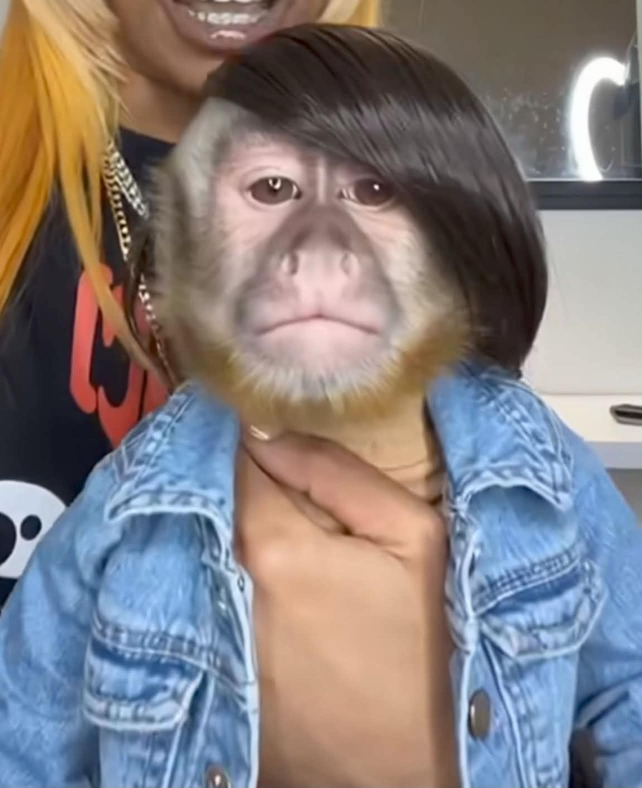
#> input picture week01/monkey.jpg, 1284 x 1575 px (shown at 1/2 size)
$ jupyter execute --allow-errors buoi01_nguyenhoangnam.ipynb
#> lines starting #> are read from the running program, lines starting #| are printed output that depends on the picture; long printed decimals are rounded
[cell 1]
import numpy as np
from PIL import Image
import matplotlib.pyplot as plt

M1 = np.array(Image.open("monkey.jpg").convert("L"), dtype=float)
print(M1.shape)
#| (1575, 1284)

size_format = M1.shape[::-1] # resize nhận vào theo thứ tự (rộng, dài)
#> size_format = (1284, 1575)

M2 = np.array(Image.open("duck.jpg").convert("L").resize(size_format), dtype=float)
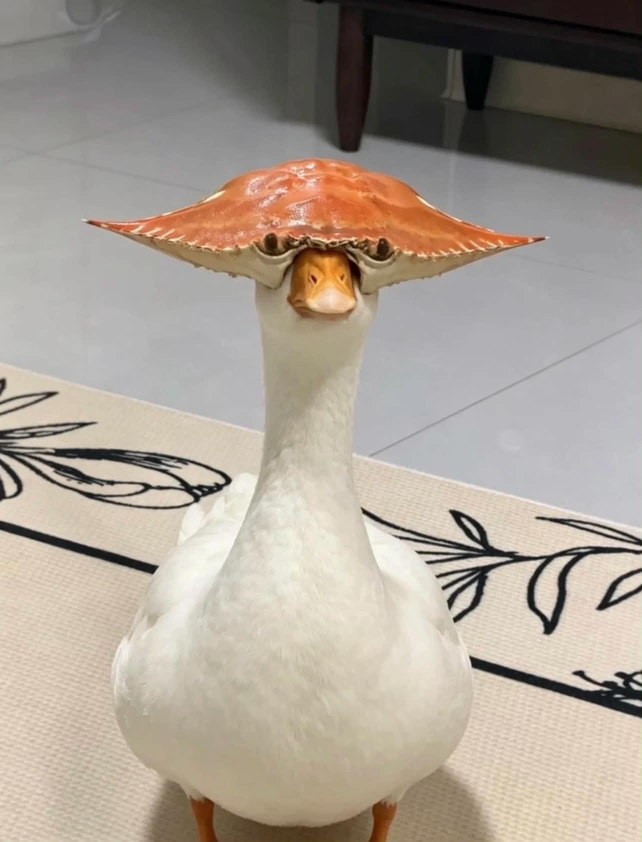
#> input picture week01/duck.jpg, 1284 x 1684 px (shown at 1/2 size)
print(M2.shape)
#| (1575, 1284)

M3 = np.array(Image.open("cat.jpg").convert("L").resize(size_format), dtype=float)
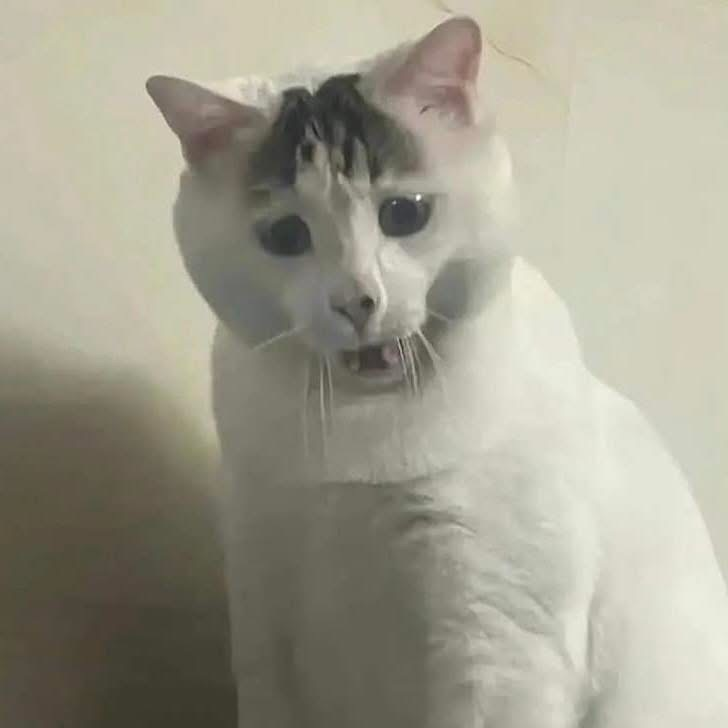
#> input picture week01/cat.jpg, 728 x 728 px
print(M3.shape)
#| (1575, 1284)

M4 = np.array(Image.open("wowcat.jpg").convert("L").resize(size_format), dtype=float)
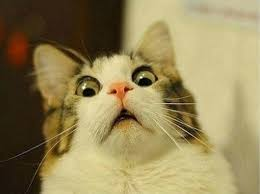
#> input picture week01/wowcat.jpg, 260 x 194 px
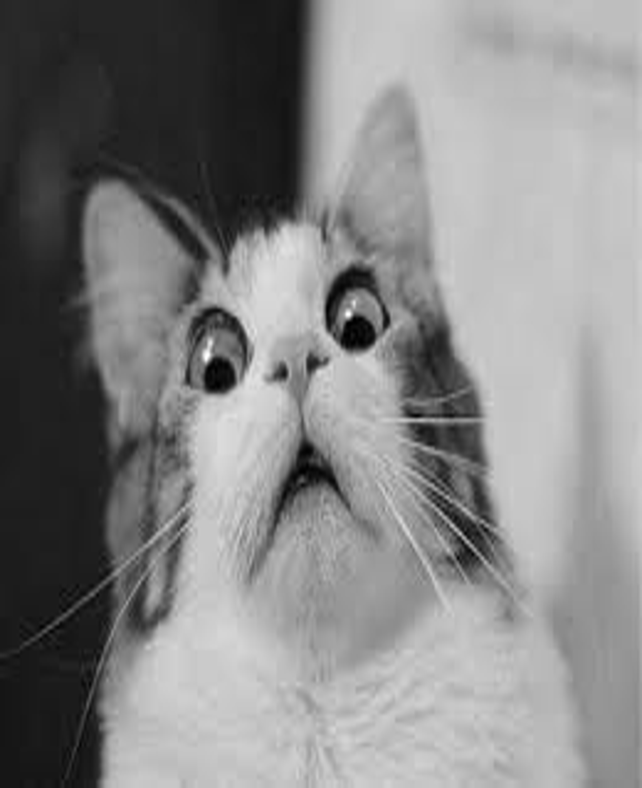
#> M4: shape (1575, 1284) float64 (shown at 1/2 size); min 0, max 255, mean 132.9
print(M4.shape)
#| (1575, 1284)

M5 = np.array(Image.open("facemaskdog.jpg").convert("L").resize(size_format), dtype=float)
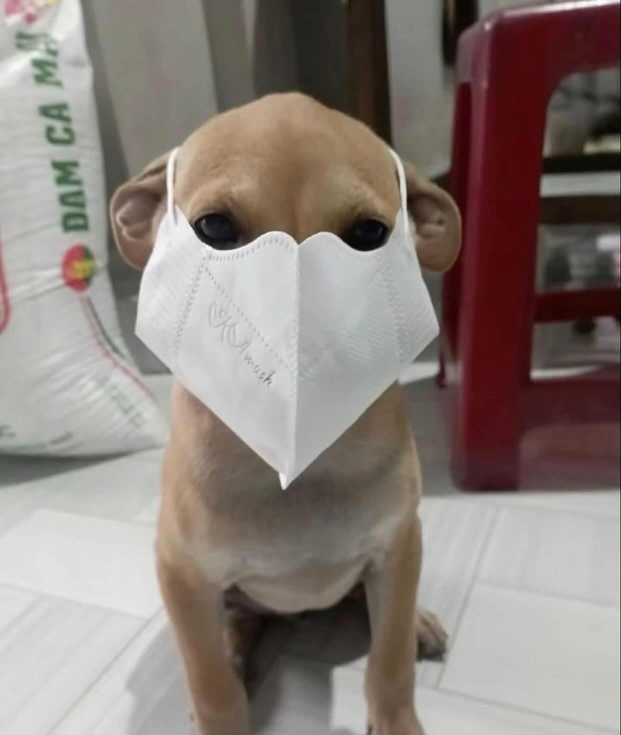
#> input picture week01/facemaskdog.jpg, 1242 x 1469 px (shown at 1/2 size)
print(M5.shape)
#| (1575, 1284)

M6 = np.array(Image.open("blackcat.jpg").convert("L").resize(size_format), dtype=float)
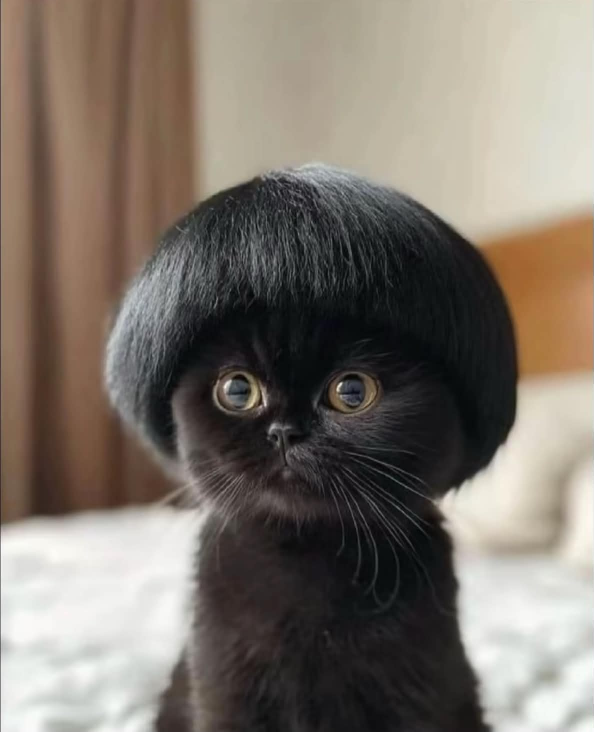
#> input picture week01/blackcat.jpg, 1187 x 1463 px (shown at 1/2 size)
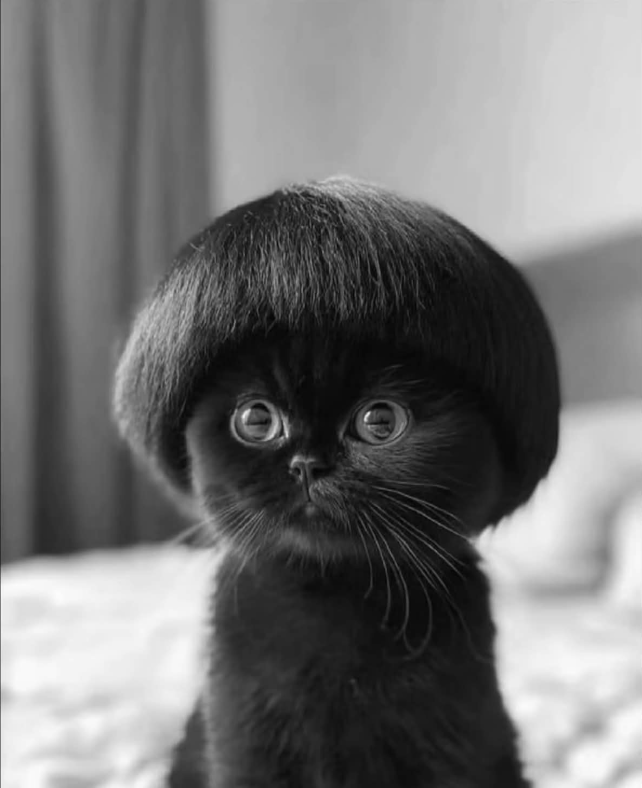
#> M6: shape (1575, 1284) float64 (shown at 1/2 size); min 0, max 252, mean 117.7
print(M6.shape)
#| (1575, 1284)

#> (the rest of this cell did not finish here and is left out)

# BÀI 1

[cell 2]
# 1/ Biến dữ liệu thành ma trận
H, W = M1.shape
#> H = 1575; W = 1284

X1 = M1.reshape(1, H * W)
X2 = M2.reshape(1, H * W)
X3 = M3.reshape(1, H * W)
X4 = M4.reshape(1, H * W)
X5 = M5.reshape(1, H * W)
X6 = M6.reshape(1, H * W)
#> (the rest of this cell did not finish here and is left out)

X.shape trả về một tuple có phần tử đầu chỉ số hàng hay số lượng bức ảnh, phần tử còn lại chỉ số cột hay tổng số pixels sau khi duỗi ảnh.

#> (a cell that did not finish here is left out)

[cell 4]
# 3/ Cosine similarity
def cosine_similarity(X, Y=None):
    if Y is None:
        Y = X
    Xn = X / np.linalg.norm(X, axis = 1, keepdims=True)
    Yn = Y / np.linalg.norm(Y, axis=1, keepdims=True)

    return Xn @ Yn.T

#> (a cell that did not finish here is left out)

5/ Nhận xét

Ảnh giống ảnh query dog.jpg nhất là ảnh duck.jpg vì có giá trị tương đồng cosine gần 1 nhất, còn khác ảnh query nhất là ảnh wowcat.jpg do có giá trị cosine xa 1 nhất. Em nhìn bằng mắt thường thấy cũng đúng đúng=)))

# BÀI 2

[cell 6]
square = np.array([[0, 2, 2, 0, 0],
                  [0, 0, 2, 2, 0]])
#> square = [[0, 2, 2, 0, 0], [0, 0, 2, 2, 0]]
# 1/ Biến đổi tuyến tính
sx, sy = 1.36, 0.67
S = np.array([[sx, 0],
              [0, sy]])

degrees = -36
theta = np.radians(degrees)
R = np.array([[np.cos(theta), -np.sin(theta)],
              [np.sin(theta), np.cos(theta)]])

scaled_square = S @ square
#> scaled_square = [[0, 2.72, 2.72, 0, 0], [0, 0, 1.34, 1.34, 0]]
rotated_square = R @ square
#> rotated_square = [[0, 1.62, 2.79, 1.18, 0], [0, -1.18, 0.442, 1.62, 0]]

plt.figure(figsize=(12, 4)) # dai, rong

plt.subplot(1, 3, 1)
plt.plot(square[0, :], square[1, :], '-o', color='green')
plt.title('Hình ban đầu')
plt.grid(True)
plt.xlim(-3, 5)
plt.ylim(-3, 5)

plt.subplot(1, 3, 2)
plt.plot(scaled_square[0, :], scaled_square[1, :], '-o', color='blue')
plt.title(f'Sau khi scaling theo tỉ lệ {sx}:{sy}')
plt.grid(True)
plt.xlim(-3, 5)
plt.ylim(-3, 5)

plt.subplot(1, 3, 3)
plt.plot(rotated_square[0, :], rotated_square[1, :], '-o', color='red')
plt.title(f'Sau khi rotating góc {degrees} độ')
plt.grid(True)
plt.xlim(-3, 5)
plt.ylim(-3, 5)

plt.tight_layout()
plt.show()

[cell 7]
# 2/ Nén ảnh bằng SVD
U, S, Vt = np.linalg.svd(M5, full_matrices=False)
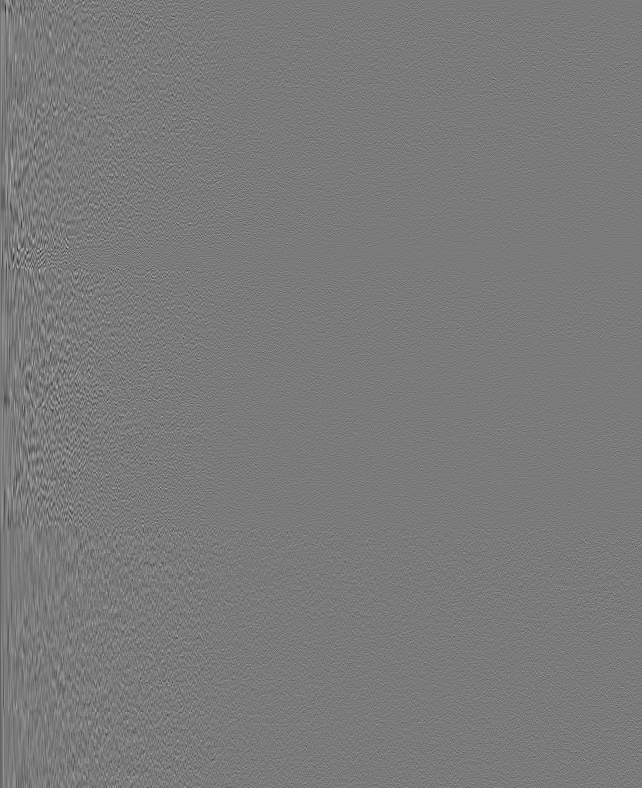
#> U: shape (1575, 1284) float64 (shown at 1/2 size); min -0.164, max 0.177, mean -1.53e-05; drawn with min black and max white
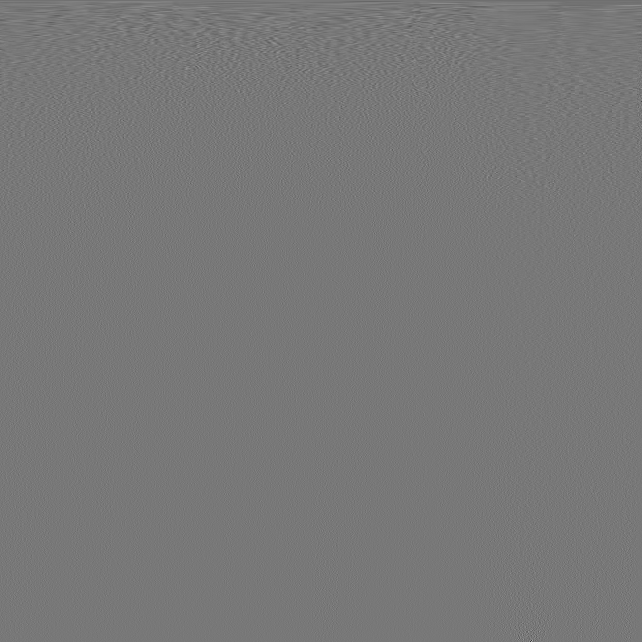
#> Vt: shape (1284, 1284) float64 (shown at 1/2 size); min -0.389, max 0.435, mean -2.58e-05; drawn with min black and max white
#> S = 1284 values, max 194915.9 at index 0, min 0.408 at index 1283, mean 400.7

def reconstruct(k):
    return (U[:, :k] * S[:k]) @ Vt[:k, :]

k_list = [5, 20, 50]

fig, axes = plt.subplots(1, 4, figsize=(18, 5))

axes[0].imshow(M5, cmap='gray') # imshow() dùng để hiển thị hình ảnh hoặc mảng dữ liệu 2 chiều dưới dạng hình ảnh màu sắc
axes[0].set_title('Ảnh gốc')
axes[0].axis('off')

for i, k in enumerate(k_list):
    compressed_img = reconstruct(k)

    next_ax = axes[i + 1]
    next_ax.imshow(compressed_img, cmap='gray')
    next_ax.set_title(f'Ảnh nén khi giữ {k} điểm kì dị')
    next_ax.axis('off')

plt.tight_layout()
plt.show()

[cell 8]
# 3/ Đánh giá
TOTAL_PIXELS = H * W
#> TOTAL_PIXELS = 2022300
errors = []
ratios = []

for k in k_list:
    rec_M5 = reconstruct(k)

    k_pixels = k * (H + W + 1)
    ratio = k_pixels / TOTAL_PIXELS
    ratios.append(ratio)

    error = np.linalg.norm(M5 - rec_M5) / np.linalg.norm(M5)
    errors.append(error)

    print(f"Với k = {k}, tỉ lệ nén là {ratio}, sai số tái tạo là {error}.")
#> this loop made 3 passes
#> (k_pixels, ratio, error) on passes 1 to 3: (14300, 0.00707, 0.139), (57200, 0.0283, 0.0569), (143000, 0.0707, 0.0243)
#| Với k = 5, tỉ lệ nén là 0.007071, sai số tái tạo là 0.1391524133878889.
#| Với k = 20, tỉ lệ nén là 0.02828, sai số tái tạo là 0.05688114257114913.
#| Với k = 50, tỉ lệ nén là 0.07071, sai số tái tạo là 0.024311815726177417.
#> after the loop, errors = [0.139, 0.0569, 0.0243]; ratios = [0.00707, 0.0283, 0.0707]

plt.figure(figsize=(7,4))

plt.plot(k_list, errors, '-o', color='crimson', linewidth=2, markersize=8)
plt.title('Đồ thị sai số theo k', fontsize=15)
plt.xlabel('Số lượng điểm kì dị k', fontsize=10)
plt.ylabel('Sai số tái tạo', fontsize=10)
plt.grid(True, linestyle='--', alpha=0.6) # alpha dùng để điều chỉnh độ trong suốt của line
plt.show()
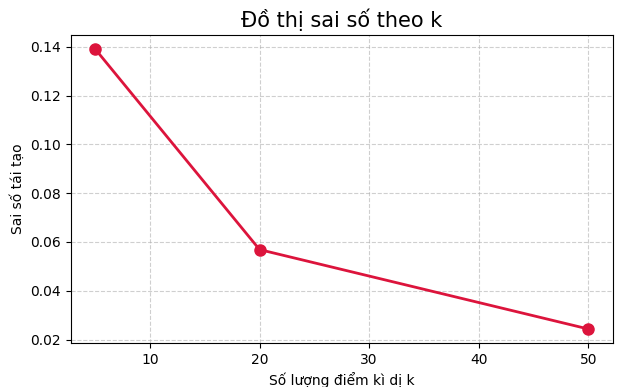
#> figure drawn by matplotlib, 1 panel

4/ Nhận xét

Khi số lượng điển kì dị k càng lớn thì sai số tái tạo càng tiến gần về 0, khi đó thì ảnh sẽ rõ nét hơn. Nếu mà xét trong k_list thì k = 50 thì ảnh mới hình dung được.

Sau khi nén SVD thì em thấy ảnh thường có nhiều pixels dư thừa nên
chỉ cần lưu một số lượng pixels nhất định thì vẫn giữ được đặc trưng của ảnh,
giúp tăng tốc độ tính toán và xử lí khi train AI...

[cell 9]
# BONUS

cum_energy = np.cumsum(S) / np.sum(S)
#> cum_energy = 1284 values from 0.379 to 1
# Tính tổng tích luỹ sau đó lấy từng tổng tích luỹ chia cho tổng để ra tỉ lệ

k_over_90 = np.argmax(cum_energy >= 0.90) + 1 # Hàm argmax() trả về index đầu tiên thoả mãn cum_energy >= 90%
#> k_over_90 = 61
print(f"Với k = {k_over_90} thì giữ hơn 90% thông tin")
#| Với k = 61 thì giữ hơn 90% thông tin
